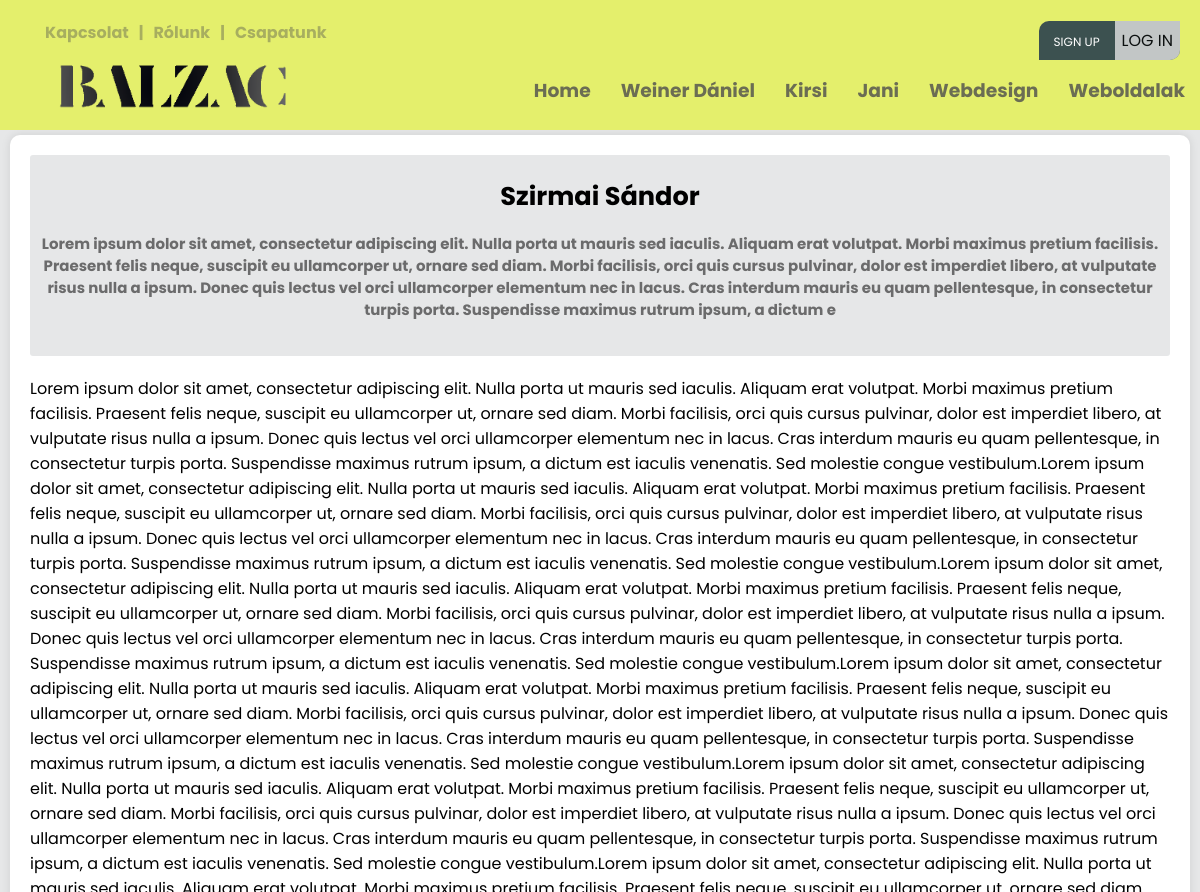
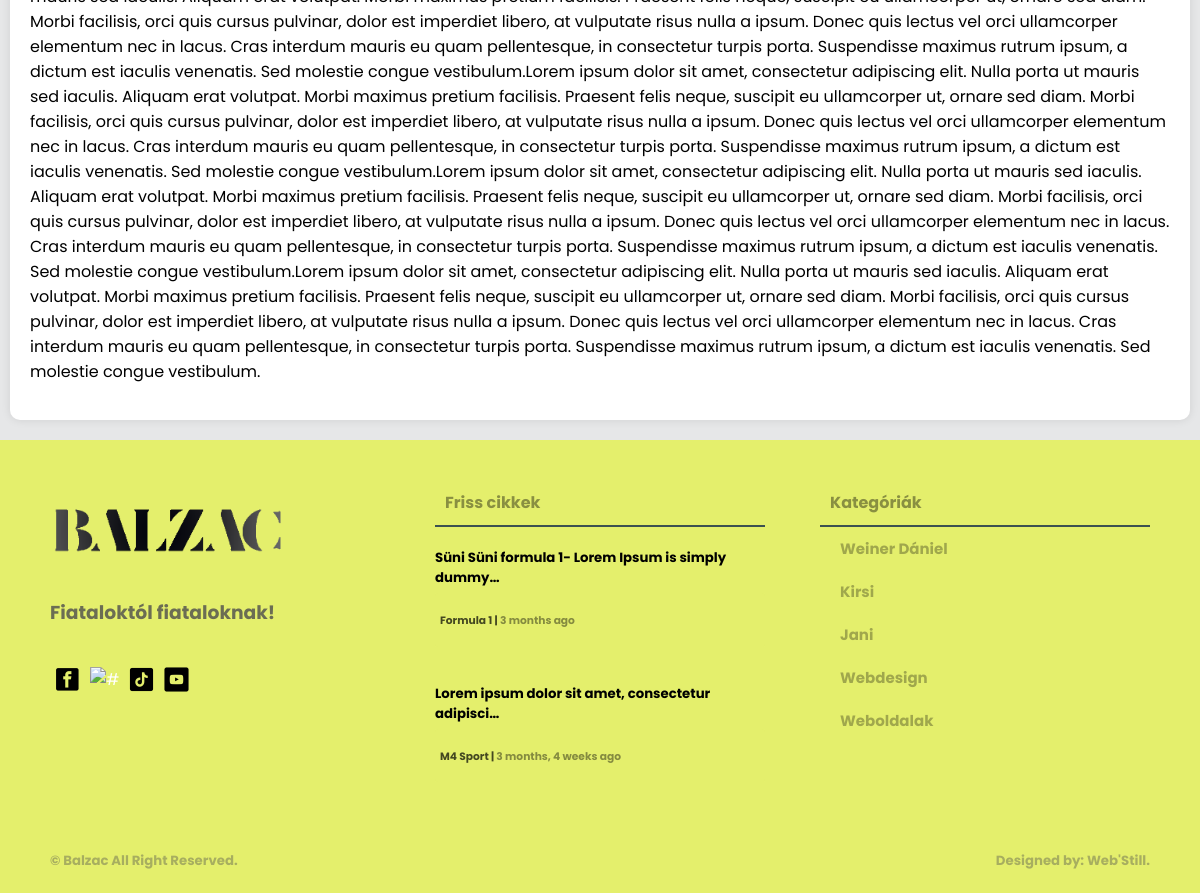
The app's page /munkatars/4/ with its own data (2 pictures, top to bottom).
### creationboard/models.py (models this page shows, shortened)
class Category(models.Model):
    user = models.ForeignKey(User, null=True, on_delete=models.CASCADE)
    name = models.CharField(max_length=200)
    class Meta:
        ordering = ['-id']

class Team(models.Model):
    user = models.ForeignKey(User, null=True, on_delete=models.CASCADE)
    name = models.CharField(max_length=200, null=True, blank=False)
    description = models.CharField(max_length=500, null=True, blank=False)
    bio = RichTextUploadingField(null=False, blank=False)
    img = models.ImageField( upload_to="images/", default="images/home9.jpg")
    class Meta:
        ordering = ['-id']

class Article(models.Model):
    user = models.ForeignKey(User, on_delete=models.CASCADE)
    title = models.CharField(max_length=200)
    created = models.DateTimeField(auto_now_add=True, null=True)
    updated = models.DateTimeField(auto_now=True, null=True)
    articletype = models.CharField(null=False, blank=False, max_length=100)
    body = RichTextUploadingField(max_length=1000000) #ez itt lehetne RichTextUploadingField is
    indeximg = models.ImageField(upload_to="images/", default="images/home9.jpg")
    category = models.CharField(max_length=100, null=False, blank=False)
    status = models.CharField(max_length=10, choices=STATUS_CHOICES, default='pending')
    class Meta:
        ordering = ['-created']

### main/views.py (the view)
# urls.py: path('munkatars/<str:pk>/', views.Collega.as_view(), name='munkatars'),
class Collega(View):
    template_name = "main/munkatars.html"
    def get(self, request, pk):
        footarticle = models.Article.objects.filter(status='approved')[0:2]
        navcategory = models.Category.objects.all()[0:5]
        team = models.Team.objects.get(id=pk)
        context = {'category2': navcategory, 'article4': footarticle, 'team': team}
        return render(request, self.template_name, context)

### templates/main/munkatars.html (shortened to what this page needs)
{% load static %}
<!DOCTYPE html>
<html>
<head>
	<link rel="stylesheet" type="text/css" href="{% static 'main/style.css' %}">
</head>
<body>
	{% include 'main/navbar.html' %}
	<main>
		<div class="wrapper">
			<div class="card-04 pb-3 mb-3">
				<div class="card-04 backg pb-3 m-0 mb-3">
					<h1 align="center">{{ team.name }}</h1>
					<h3 align="center">{{ team.description }}</h3>
				</div>
				{{ team.bio|safe }}
			</div>
		</div>
	</main>
	{% include 'main/footer.html' %}
</body>
</html>

### templates/main/navbar.html (shortened to what this page needs)
{% load static %}
<div class="screen-big">
<nav>
    <div class="nav-one nav-flex">
        <div class="left flex">
            <ul class="top-header mt-0">
                <li><a href="{% url 'contact-us' %}"><h4>Kapcsolat</h4></a></li>
                <li><h4>|</h4></li>
                <li><a href="{% url 'about-us' %}"><h4>Rólunk</h4></a></li>
                <li><h4>|</h4></li>
                <li><a href="{% url 'team-index' %}"><h4>Csapatunk</h4></a></li>
            </ul>
        </div>
        <div class="right flex">
                <ul class="top-header">
                    {% if request.user.is_authenticated %}
                    <li>
                        <div class="header-profile-pic">
                            <div class="pic">
                                <span class="material-symbols-outlined">account_circle</span>
                            </div>
                            <div class="header-profile-info">
                                <h4><a href="{% url 'profile-page' request.user.username %}">@{{ request.user }}</a></h4>
                                <h6><a href=""><span class="material-symbols-outlined">mail_lock</span>{{ request.user.email }}</a></h6>
                            </div>
                        </div>
                    </li>
                    <!--<li><h4><a href="{% url 'profile-page' request.user.username %}">Hello, @{{ request.user }}</a></h4></li>
                    <li><h4>|</h4></li>
                    <li><h4><a href="{% url 'logout' %}"><span class="material-symbols-outlined">logout</span>Kijelentkezés</a></h4></li>-->
                    {% else %}
                    <ul class="foot-icon-margin pd-0">
                        <li class="signup-or-login"><a href="{% url 'register' %}" class="sign-up">Sign up</a><a href="{% url 'login' %}"><button class="login-btn">Log in</button></a></li>
                    </ul>
                    {% endif %}
                </ul>
        </div>
    </div>
    <div class="nav-two nav-flex">
        <div class="left flex">
            <ul>
                <a href="{% url 'index' %}"><li><img src="{% static 'main/pics/logo.png' %}" class="logo-img" alt="#" /></li>
            </ul>
        </div>
        <div class="right">
            <div class="social media">
                <ul>
                    <li><a href="{% url 'index' %}"><h3>Home</h3></a></li>
                    {% for category in category2 %}
                        <li><a href="{% url 'article-page' category.name %}"><h3>{{ category.name }}</h3></a></li>
                    {% endfor %}
                </ul>
            </div>
        </div>
    </div>
</nav>
</div>

### templates/main/footer.html
{% load static %}
<footer>
    <div class="footer">
        <div class="footer-cols footer-firts">
            <div class="col-01">
                <ul class="pd-0">
                    <a href="{% url 'index' %}"><li><img src="{% static 'main/pics/logo.png' %}" class="logo-img" alt="#" /></li>
                </ul>
                <h3>Fiataloktól fiataloknak!</h3>
                <ul class="foot-icon-margin pd-0">
                    <a href="https://www.facebook.com/profile.php?id=100090612766620" target="blank"><li><img src="{% static 'main/pics/facebook.png' %}" class="icon-img" alt="#" target="blank" /></a></li>
                    <a href="https://www.instagram.com/balzacponthu/" target="blank"><li><img src="{% static 'main/pics/instagram.png' %}" class="icon-img" alt="#" /></li></a>
                    <a href="https://www.tiktok.com/@balzac.ujsag" target="blank"><li><img src="{% static 'main/pics/tiktok.png' %}" class="icon-img" alt="#" /></li></a>
                    <a href="https://www.youtube.com/@balzacujsag" target="blank"><li><img src="{% static 'main/pics/youtube.png' %}" class="icon-img" alt="#" /></li></a>
                </ul>
            </div>
            <div class="col-02">
                <div class="box-title">
                    <h4 class="txt-black">Friss cikkek<h4>
                </div>
                {% for article in article4 %}
                <ul class="pd-0">
                    <li><a href="{% url 'article' article.id %}" class="footer-article-text">
                        <h5 class="mt-1 mb-1">{{ article.title|truncatechars:49 }}</h5>
                        <h6 class="m-0">{{ article.body|truncatechars:30|safe }}</h6>
                        <small class="black"><span><a href="{% url 'article-page' article.category %}" class="black">{{ article.category }} </a></span>  |  <span><a class="black"> {{ article.created|timesince }} ago</a></span></small>
                    </a></li>
                </ul>
                {% endfor %}
            </div>
            <div class="col-03">
                <div class="box-title">
                    <h4 class="txt-black">Kategóriák<h4>
                </div>
                <div class="box-categories">
                    <ul>
                        {% for category in category2 %}
                        <li><a href="{% url 'article-page' category.name %}" class="txt-black">{{ category.name }}</a></li>
                        {% endfor %}
                    </ul>
                </div>
            </div>
        </div>
        <div class="footer-second">
            <div>
                <h5><a href="#"> &copy; Balzac</a> All Right Reserved.<h5>
            </div>
            <div>
                <h5><a href="">Designed by: Web'Still.</a><h5>
            </div>
        </div>
    </div>
</footer>

### static/main/style.css (style rules this page uses)
:root { --background-color: #e6e7e8; --box-color: white; --bg-dark: #000; --white-box-text: #fff; --small-red-info-color: red; --text-color-greany: #3c5150; --heaed-foot-color: #e4ef6c; --headad-foot-text-color: #000; --color-white: #fff; --box-padding: 10px; --box-border-radius: 10px; --input-border-radius: 3px; }
* { font-family: 'Poppins', sans-serif; }
html { background: var(--background-color); }
body { padding: 0; margin: 0; background: var(--background-color); }
small { color: var(--color-white); filter: grayscale(60%) opacity(0.7); transition: 0.4s; }
small span { color: var(--color-white); filter: grayscale(100%) opacity(0.6); transition: 0.4s; cursor: pointer; }
h3 { color: var(--text-color-greany); filter: grayscale(100%) opacity(0.8); transition: 0.3s; }
h4 { color: var(--text-color-greany); filter: grayscale(100%) opacity(0.4); cursor: pointer; transition: 0.5s; }
a { text-decoration: none; cursor: pointer; color: var(--color-white); padding: 0; margin: 0; }
ul { list-style: none; }
li { cursor: pointer; }
.black { color: black !important; }
.m-0 { margin: 0 !important; }
.mb-1 { margin-bottom: 5px !important; }
.mb-3 { margin-bottom: 20px !important; }
.mt-0 { margin-top: 0 !important; }
.mt-1 { margin-top: 5px !important; }
.pb-3 { padding-bottom: 20px !important; }
.pd-0 { padding: 0 !important; }
.txt-black { color: var(--dark-box-text) !important; }
.icon-img { height: 25px; width: 25px; margin: 5px; cursor: pointer; object-fit: cover; }
.logo-img { height: 50px; cursor: pointer; }
.wrapper { max-width: 1200px; margin: 0 auto; }
nav { background: var(--heaed-foot-color); position: absolute; top: 0px; right: 0; left: 0; padding: 20px 0 10px 0; z-index: 1; }
.nav-flex { display: flex; align-items: center; justify-content: space-between; }
.nav-one { cursor: pointer; height: 40px; background: var(--heaed-foot-color); }
nav ul { display: flex; flex-direction: row; }
.top-header li { margin: 10px 5px; }
.foot-icon-margin { display: flex; flex-direction: row; }
nav ul li { margin: 10px 15px; color: var(--headad-foot-text-color); }
.nav-two { cursor: pointer; height: 60px; background: var(--heaed-foot-color); }
main { margin: 135px 0 0 0; flex-direction: column; width: 100%; }
.card-04 { background: var(--box-color); position: relative; flex: 1; margin: 10px; border-radius: var(--box-border-radius); box-shadow: 0 0 10px rgba(0, 0, 0, .1); padding: 20px; padding-bottom: 0; }
.card-04.backg { box-shadow: none; background: var(--background-color); }
.box-title { border-bottom: 2px solid var(--text-color-greany); }
.box-title h4 { color: var(--color-white); margin: 10px; margin-top: 0px; }
.box-categories ul { margin: 0; padding: 0; }
.box-categories ul li { padding: 10px 20px; font-size: 15px; font-weight: bolder; color: var(--bg-dark); filter: grayscale(100%) opacity(0.3); transition: 0.5s; }
footer { background: var(--heaed-foot-color); margin-top: 10px; padding: 50px 50px 0 50px; }
.footer-cols { display: flex; flex-direction: row; align-items: top; flex-wrap: wrap; justify-content: space-between; }
.col-01 { display: flex; flex-direction: column; width: 30%; align-items: top; }
.col-02 { display: flex; flex-direction: column; align-items: top; width: 30%; }
.col-03 { width: 30%; align-items: top; }
.footer-article-text { color: var(--bg-dark); }
.footer-second { display: flex; flex-direction: row; justify-content: space-between; padding: 30px 0 0px 0; }
.footer-second h5 { color: var(--text-color-greany); filter: grayscale(100%) opacity(0.4); }
.footer-second h5 a { color: var(--text-color-greany) !important; filter: grayscale(0%) opacity(1) !important; }
.txt-black { color: #000 !important; }
.login-btn { align-self: center; justify-content: center; padding: 7px; background-color: #e4ef6c; filter: grayscale(1) opacity(.8); border: 0; font-size: 16px; text-transform: uppercase; border-bottom-right-radius: 10px; cursor: pointer; }
.sign-up { margin-right: 15px; padding-left: 15px; font-size: 12px; text-transform: uppercase; z-index: 2; }
.signup-or-login { background-color: #3c5150; margin-top: 5px; margin-right: 20px !important; border-top-left-radius: 10px; border-bottom-right-radius: 10px; z-index: 4; }
.m-0 { font-size: 0.8rem; padding: 5px; border-radius: 3px; background-color: var(--heaed-foot-color); }

### records on screen
Category: name "Weiner Dániel"
Category: name "Kirsi"
Category: name "Jani"
Category: name "Webdesign"
Category: name "Weboldalak"
Team: name "Szirmai Sándor", description "Lorem ipsum dolor sit amet, consectetur adipiscing elit. Nulla porta ut mauris sed iaculis. Aliquam erat volutpat. Morbi maximus pretium facilisis. Praesent felis neque, suscipit eu ullamcorper ut, ornare sed diam. Morbi facilisis, orci quis cursus pulvinar, dolor est imperdiet libero, at vulputate risus nulla a ipsum. Donec quis lectus vel orci ullamcorper elementum nec in lacus. Cras interdum mauris eu quam pellentesque, in consectetur turpis porta. Suspendisse maximus rutrum ipsum, a dictum e", bio "Lorem ipsum dolor sit amet, consectetur adipiscing elit. Nulla porta ut mauris sed iaculis. Aliquam erat volutpat. Morbi maximus pretium facilisis. Praesent felis neque, suscipit eu ullamcorper ut, ornare sed diam. Morbi facilisis, orci quis cursus pulvinar, dolor est imperdiet libero, at vulputate risus nulla a ipsum. Donec quis lectus vel orci ullamcorper elementum nec in lacus. Cras interdum mauris eu quam pellentesque, in consectetur turpis porta. Suspendisse maximus rutrum ipsum, a dictum est iaculis venenatis. Sed molestie congue vestibulum.Lorem ipsum dolor sit amet, consectetur adipiscing elit. Nulla porta ut mauris sed iaculis. Aliquam erat volutpat. Morbi maximus pretium…"
Article: title "Süni Süni formula 1- Lorem Ipsum is simply dummy…", category "Formula 1", created "3 months"
Article: title "Lorem ipsum dolor sit amet, consectetur adipisci…", category "M4 Sport", created "3 months, 4 weeks"
